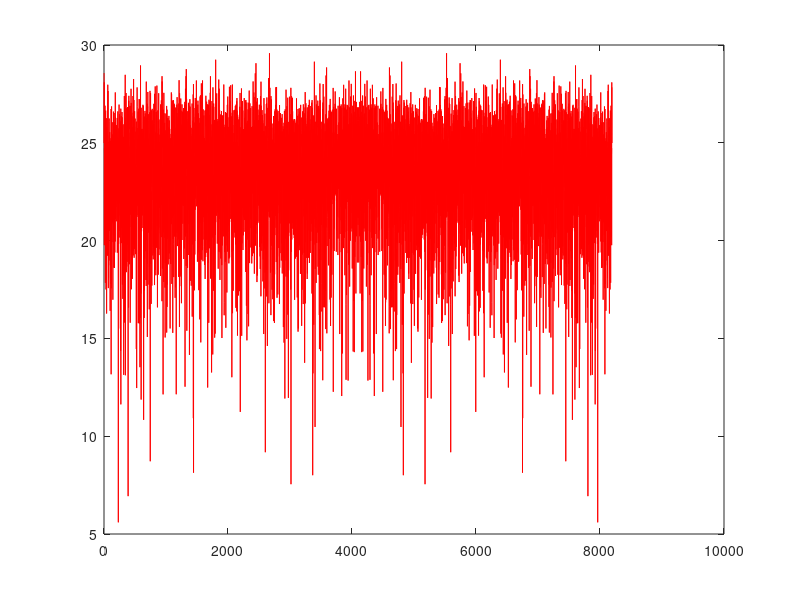

MATLAB code for this plot: (Note: this script raises an error after producing the figure.)
clear
clear all
clc
% filename ='1-MB-WAV.wav'; % File name of the audio
% info = audioinfo(filename); % Get audio file information
% T = info.TotalSamples; % Length of signal
T = 1024*8; 
P = [0.1 0.25 0.15 0.1 0.25 0.25 0.01]; % primary filter
s = [0.1 0.25 0.15 0.1 0.25 0.25 0.01];

delta = 0.0000001;

noise_variance = 0.1;
x_iden = 0.001 * randn(T, 1);

% The second task is the active control.
X = 10* sqrt(noise_variance) * randn(T, 1);
figure;
plot(10*log10(abs(fft(X))),'r');

% Primary path
d = filter(P, 1, X);

% Desired audio
a = 50 * sin(2*pi*0.01*(1:T)');
% a = audioread(filename); % Load audio data
% Set the length of Shat_w (try different lengths: 16, 32, 64, etc.)
shat_length = 32;
Shat_buffer = zeros(1, shat_length);     % the state of Sh(z)
Shat_w = zeros(1, shat_length);          % the weight of Sh(z)
e_iden = zeros(1, T);                    % data buffer for the identification error
s_length=7;
x_buffer = zeros(1, shat_length);       
w = zeros(1, shat_length);       
yhat_buffer = zeros(1,s_length);  
e_cont = zeros(1, T); 
e2 = zeros(1, T);
Xhat = zeros(1, shat_length);     
ahat_buffer = zeros(1, shat_length);

mu_shat = 0.0000005; 
mu = 0.000005;
out = zeros(1, T); % learning rate
x_iden_buffer = zeros(length(Shat_w));

% Subband parameters
num_subbands = 16; % Define number of subbands
filter_order = 128; % Filter order for analysis and synthesis filters

% Design prototype low-pass filter for filter bank
proto_filter = fir1(filter_order-1, 1/num_subbands);

% Create analysis and synthesis filter banks
analysis_filters = zeros(num_subbands, filter_order);
synthesis_filters = zeros(num_subbands, filter_order);

for i = 1:num_subbands
    analysis_filters(i, :) = proto_filter .* exp(-1j * 2 * pi * (i-1) / num_subbands * (0:filter_order-1));
    synthesis_filters(i, :) = proto_filter .* exp(1j * 2 * pi * (i-1) / num_subbands * (0:filter_order-1));
end

% Adaptive filters for each subband
subband_filters = zeros(num_subbands, shat_length);
a_inv=zeros(1,T);
Shat_inverse=zeros(1,shat_length);
for k = 1:T
    % Update secondary path based on the sample index
    if k <= 25000
        s = P;
    elseif k <= 50000
        s = 0.5 * P;
    elseif k <= 75000
        s = 0.75 * P;
    else
        s = 0.25 * P;
    
    end
    % if k <= 25000
    %     s = P;
    % elseif k <= 50000
    %     % s = [0.01 0.05 0.015 0.01 0.25 0.025 0.1];
    %     s=0.5*P;
    % elseif k <= 75000
    %     % s = [0.124 0.5 0.015 0.001 0.025 0.025 0.1];
    %     s=
    % else
    %     s = [0.001 0.025 0.015 0.01 0.025 0.025 1];
    % end

    x_buffer = [X(k) x_buffer(1:shat_length-1)];            % update the controller state    
    y = sum(x_buffer .* w); % anti noise
   
    % Construct the inverse filter
    if k > shat_length
        P = length(Shat_w);
        H = fft(s, P); % Frequency response of the actual filter
        Hi = 1 ./ (H+delta); % Inverse of the frequency response
        
        % Ensure Hi is conjugate symmetric
        Hi = (Hi + conj(flipud(Hi))) / 2;
        
        % Compute the inverse FFT and take the real part
        Shat_inverse = real(ifft(Hi)); % Inverse filter in time domain
     end
    
    ahat_buffer = [a(k) ahat_buffer(1:shat_length-1)];
    % propagate to secondary path
    a_inverse = sum(ahat_buffer .* Shat_inverse);
    yhat = y + a_inverse - x_iden(k);
    a_inv(k)=a_inverse;
    % calculate the controller output
    yhat_buffer = [yhat yhat_buffer(1:s_length-1)]; 
    
    x_iden_buffer = [x_iden(k) x_iden_buffer(1:length(x_iden_buffer)-1)]; 
    x_iden_shat = sum(x_iden_buffer .* Shat_w);
   
    e = d(k) - sum(yhat_buffer .* s); % output
   
    e1 = e +a(k);
    e_cont(k) = e1;
    out(k) = e;
    e2 = e_cont(k) - x_iden_shat;
    
    Shat_buffer = [X(k) Shat_buffer(1:shat_length-1)];          % update the state of Sh(z)
    Xhat = [sum(Shat_buffer .* Shat_w) Xhat(1:shat_length-1)];  % calculate the filtered x(k)
    
    % Subband processing
    e_subbands = zeros(1, num_subbands);
    x_subbands = zeros(1, num_subbands);
    
    for i = 1:num_subbands
        e_subband = filter(analysis_filters(i, :), 1, e_cont(max(1, k-filter_order+1):k));
        x_subband = filter(analysis_filters(i, :), 1, X(max(1, k-filter_order+1):k));
        
        e_subbands(i) = real(e_subband(end)); % Ensure real values
        x_subbands(i) = real(x_subband(end)); % Ensure real values
    end
    
    % Update adaptive filters in each subband
    for i = 1:num_subbands
        subband_filters(i, :) = subband_filters(i, :) + mu * e_subbands(i) * x_subbands(i);
    end
    
    % Combine subband outputs
    combined_output = 0;
    for i = 1:num_subbands
        combined_output = combined_output + filter(synthesis_filters(i, :), 1, subband_filters(i, :));
    end
    
    w = w + mu * combined_output(1); % LMS is used for the first sample of combined_output
    Shat_w = Shat_w + mu_shat * e2 * x_iden_buffer;
end
out = real(out);

info.SampleRate=T;



% % Play noisy input signal
% soundsc(a./(sum(abs(a))+delta), info.SampleRate);
% 
% % % Pause for a few seconds before playing the output signal
% pause(length(a) / info.SampleRate);
% % 
% % soundsc(x_plus_a, info.SampleRate);
% 
% % Pause for a few seconds before playing the output signal
% % pause(length(x_plus_a) / info.SampleRate);
% 
% % Play output signal
% soundsc(out./(sum(abs(out))+delta), info.SampleRate);

% Ensure output is real


% Save and plot the results
fs = 16000;
audiowrite('reference2.wav', a, fs);
audiowrite('degraded2.wav', out, fs);

figure
% subplot(3, 1, 1)
% plot([1:T], e_cont)
% ylabel('Amplitude');
% xlabel('Discrete time k');
% legend('Noise residue')
% % xlim([ T]);  % Set x-axis limit to start from 500
%6
% subplot(2, 1, 1)
% plot([1:T], a)
% ylabel('Amplitude');
% xlabel('Discrete time k');
% legend('Desired signal')
% xlim([10000 T]);  % Set x-axis limit to start from 500

% subplot(2, 1, 2)
plot([1:T], out/6)
ylabel('Amplitude');
xlabel('Discrete time k');
legend('Output')
% xlim([10000 T]);  % Set x-axis limit to start from 500
